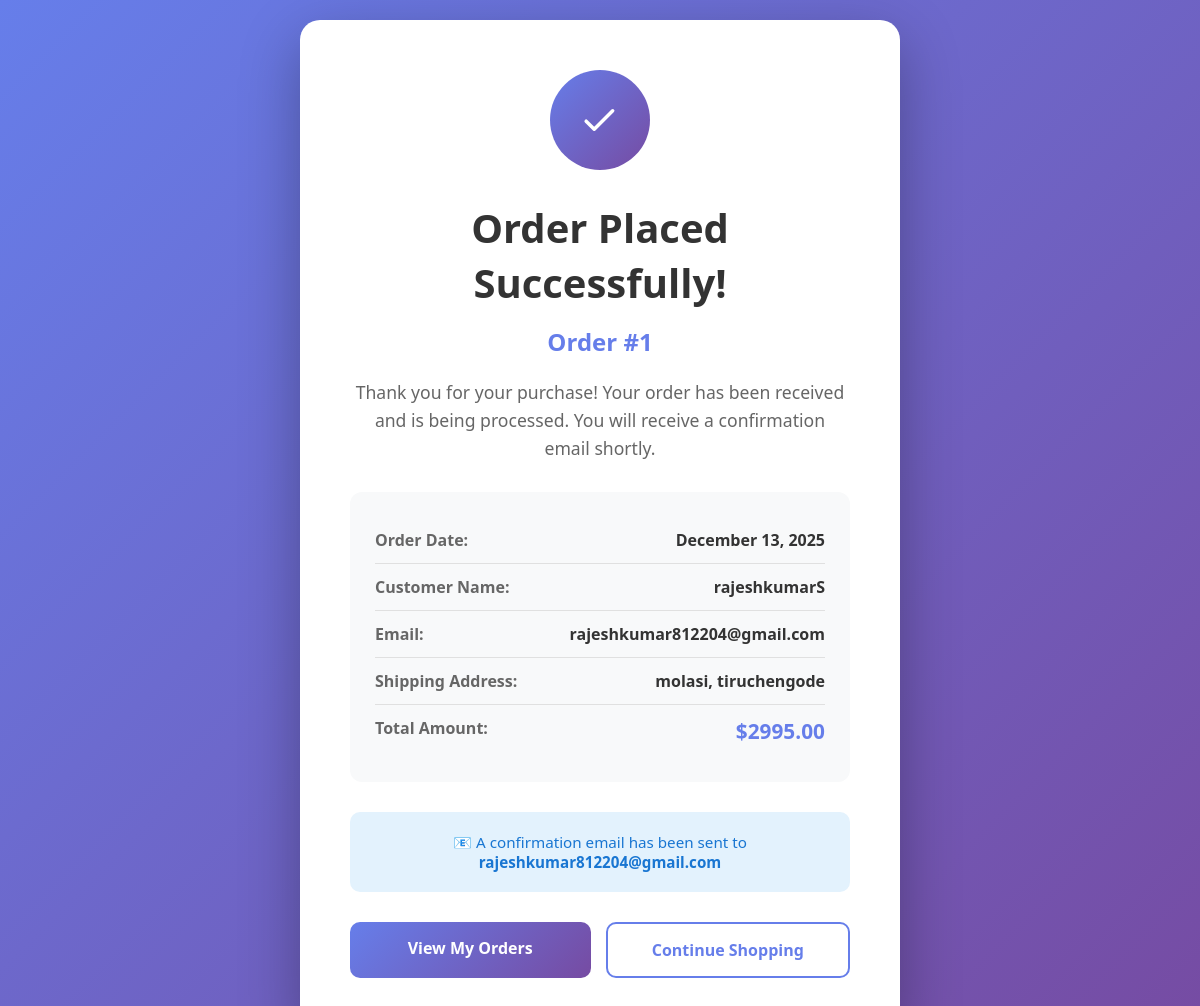
Screenshot of /order/success/1/ (signed in) with the database file from the repository.
### shop/models.py (models this page shows, shortened)
class Order(models.Model):
    STATUS_CHOICES = [
        ('pending', 'Pending'),
        ('processing', 'Processing'),
        ('shipped', 'Shipped'),
        ('delivered', 'Delivered'),
        ('cancelled', 'Cancelled'),
    ]
    user = models.ForeignKey(User, on_delete=models.CASCADE)
    full_name = models.CharField(max_length=200)
    email = models.EmailField()
    address = models.TextField()
    city = models.CharField(max_length=100)
    postal_code = models.CharField(max_length=20)
    country = models.CharField(max_length=100)
    total_amount = models.DecimalField(max_digits=10, decimal_places=2)
    status = models.CharField(max_length=20, choices=STATUS_CHOICES, default='pending')
    created_at = models.DateTimeField(auto_now_add=True)
    updated_at = models.DateTimeField(auto_now=True)

### shop/views.py (the view)
# urls.py: path('order/success/<int:order_id>/', views.order_success, name='order_success'),
@login_required
def order_success(request, order_id):
    order = get_object_or_404(Order, id=order_id, user=request.user)
    context = {
        'order': order,
    }
    return render(request, 'shop/order_success.html', context)

### shop/context_processors.py (called while the page is built)
def cart_count(request):
    if request.user.is_authenticated:
        count = Cart.objects.filter(user=request.user).count()
    else:
        count = 0
    return {
        'cart_count': count
    }

### shop/templates/shop/order_success.html (shortened to what this page needs)
{% load static %}
<!DOCTYPE html>
<html lang="en">
<head>
</head>
<body>
    <div class="success-container">
        <div class="success-icon">
            <svg viewBox="0 0 52 52">
                <path class="checkmark" d="M14 27l7 7 16-16"/>
            </svg>
        </div>
        <h1>Order Placed Successfully!</h1>
        <div class="order-number">Order #{{ order.id }}</div>
        <p class="success-message">
            Thank you for your purchase! Your order has been received and is being processed.
            You will receive a confirmation email shortly.
        </p>
        <div class="order-details">
            <div class="detail-row">
                <span class="detail-label">Order Date:</span>
                <span class="detail-value">{{ order.created_at|date:"F d, Y" }}</span>
            </div>
            <div class="detail-row">
                <span class="detail-label">Customer Name:</span>
                <span class="detail-value">{{ order.full_name }}</span>
            </div>
            <div class="detail-row">
                <span class="detail-label">Email:</span>
                <span class="detail-value">{{ order.email }}</span>
            </div>
            <div class="detail-row">
                <span class="detail-label">Shipping Address:</span>
                <span class="detail-value">{{ order.address }}, {{ order.city }}</span>
            </div>
            <div class="detail-row">
                <span class="detail-label">Total Amount:</span>
                <span class="detail-value total-amount">${{ order.total_amount|floatformat:2 }}</span>
            </div>
        </div>
        <div class="email-notice">
            📧 A confirmation email has been sent to <strong>{{ order.email }}</strong>
        </div>
        <div class="action-buttons">
            <a href="{% url 'my_orders' %}" class="btn btn-primary">
                View My Orders
            </a>
            <a href="{% url 'product_list' %}" class="btn btn-secondary">
                Continue Shopping
            </a>
        </div>
    </div>
</body>
</html>

### shop/templates/shop/order_success.html (style rules this page uses)
* { margin: 0; padding: 0; box-sizing: border-box; }
body { font-family: 'Segoe UI', Tahoma, Geneva, Verdana, sans-serif; background: linear-gradient(135deg, #667eea 0%, #764ba2 100%); min-height: 100vh; display: flex; align-items: center; justify-content: center; padding: 20px; }
.success-container { background: white; border-radius: 20px; padding: 50px; max-width: 600px; text-align: center; box-shadow: 0 20px 60px rgba(0,0,0,0.3); animation: slideUp 0.5s ease-out; }
.success-icon { width: 100px; height: 100px; background: linear-gradient(135deg, #667eea 0%, #764ba2 100%); border-radius: 50%; display: flex; align-items: center; justify-content: center; margin: 0 auto 30px; animation: scaleIn 0.6s ease-out 0.2s both; }
.success-icon svg { width: 60px; height: 60px; stroke: white; stroke-width: 3; fill: none; stroke-linecap: round; stroke-linejoin: round; }
h1 { color: #333; font-size: 2.5rem; margin-bottom: 15px; }
.order-number { color: #667eea; font-size: 1.5rem; font-weight: 700; margin-bottom: 20px; }
.success-message { color: #666; font-size: 1.1rem; line-height: 1.6; margin-bottom: 30px; }
.order-details { background: #f8f9fa; border-radius: 12px; padding: 25px; margin: 30px 0; text-align: left; }
.detail-row { display: flex; justify-content: space-between; padding: 12px 0; border-bottom: 1px solid #e0e0e0; }
.detail-row:last-child { border-bottom: none; }
.detail-label { color: #666; font-weight: 600; }
.detail-value { color: #333; font-weight: 600; }
.total-amount { font-size: 1.3rem; color: #667eea; font-weight: 700; }
.action-buttons { display: flex; gap: 15px; margin-top: 30px; }
.btn { flex: 1; padding: 15px 30px; border: none; border-radius: 10px; font-size: 1rem; font-weight: 600; cursor: pointer; transition: all 0.3s; text-decoration: none; display: inline-block; }
.btn-primary { background: linear-gradient(135deg, #667eea 0%, #764ba2 100%); color: white; }
.btn-secondary { background: white; color: #667eea; border: 2px solid #667eea; }
.email-notice { margin-top: 30px; padding: 20px; background: #e3f2fd; border-radius: 10px; color: #1976d2; font-size: 0.95rem; }

### rows the page displays
Order: id "1", created_at "December 13, 2025", full_name "rajeshkumarS", email "rajeshkumar812204@gmail.com", address "molasi", city "tiruchengode", total_amount "2995.00"
